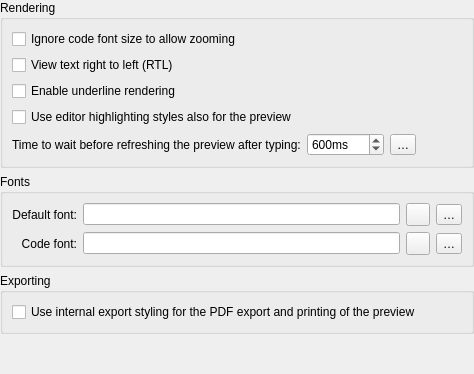
           <widget class="QWidget" name="previewFontPage">
            <layout class="QGridLayout" name="gridLayout_42">
             <property name="leftMargin">
              <number>0</number>
             </property>
             <property name="topMargin">
              <number>0</number>
             </property>
             <property name="rightMargin">
              <number>0</number>
             </property>
             <property name="bottomMargin">
              <number>0</number>
             </property>
             <item row="4" column="0">
              <spacer name="verticalSpacer_10">
               <property name="orientation">
                <enum>Qt::Vertical</enum>
               </property>
               <property name="sizeHint" stdset="0">
                <size>
                 <width>20</width>
                 <height>40</height>
                </size>
               </property>
              </spacer>
             </item>
             <item row="1" column="0">
              <widget class="QGroupBox" name="groupBox_34">
               <property name="sizePolicy">
                <sizepolicy hsizetype="Minimum" vsizetype="Preferred">
                 <horstretch>0</horstretch>
                 <verstretch>0</verstretch>
                </sizepolicy>
               </property>
               <property name="title">
                <string>Rendering</string>
               </property>
               <layout class="QGridLayout" name="gridLayout_82">
                <item row="4" column="0">
                 <widget class="QLabel" name="cursorWidthLabel_2">
                  <property name="text">
                   <string>Time to wait before refreshing the preview after typing:</string>
                  </property>
                 </widget>
                </item>
                <item row="4" column="2">
                 <widget class="QToolButton" name="noteTextViewRefreshDebounceTimeResetButton">
                  <property name="toolTip">
                   <string>Reset the debounce time</string>
                  </property>
                  <property name="text">
                   <string notr="true">…</string>
                  </property>
                  <property name="icon">
                   <iconset theme="edit-clear" resource="../breeze-qownnotes.qrc">
                    <normaloff>:/icons/breeze-qownnotes/16x16/edit-clear.svg</normaloff>:/icons/breeze-qownnotes/16x16/edit-clear.svg</iconset>
                  </property>
                 </widget>
                </item>
                <item row="4" column="1">
                 <widget class="QSpinBox" name="noteTextViewRefreshDebounceTimeSpinBox">
                  <property name="toolTip">
                   <string>0ms means don't wait for the typing to stop</string>
                  </property>
                  <property name="suffix">
                   <string notr="true">ms</string>
                  </property>
                  <property name="minimum">
                   <number>0</number>
                  </property>
                  <property name="maximum">
                   <number>10000</number>
                  </property>
                  <property name="value">
                   <number>600</number>
                  </property>
                 </widget>
                </item>
                <item row="4" column="3">
                 <spacer name="horizontalSpacer_17">
                  <property name="orientation">
                   <enum>Qt::Orientation::Horizontal</enum>
                  </property>
                  <property name="sizeHint" stdset="0">
                   <size>
                    <width>40</width>
                    <height>20</height>
                   </size>
                  </property>
                 </spacer>
                </item>
                <item row="3" column="0" colspan="4">
                 <widget class="QCheckBox" name="noteTextViewUseEditorStylesCheckBox">
                  <property name="text">
                   <string>Use editor highlighting styles also for the preview</string>
                  </property>
                 </widget>
                </item>
                <item row="2" column="0" colspan="2">
                 <widget class="QCheckBox" name="noteTextViewUnderlineCheckBox">
                  <property name="text">
                   <string>Enable underline rendering</string>
                  </property>
                 </widget>
                </item>
                <item row="1" column="0" colspan="2">
                 <widget class="QCheckBox" name="noteTextViewRTLCheckBox">
                  <property name="text">
                   <string>View text right to left (RTL)</string>
                  </property>
                 </widget>
                </item>
                <item row="0" column="0" colspan="2">
                 <widget class="QCheckBox" name="noteTextViewIgnoreCodeFontSizeCheckBox">
                  <property name="text">
                   <string>Ignore code font size to allow zooming</string>
                  </property>
                 </widget>
                </item>
               </layout>
              </widget>
             </item>
             <item row="3" column="0">
              <widget class="QGroupBox" name="groupBox_26">
               <property name="title">
                <string>Exporting</string>
               </property>
               <layout class="QVBoxLayout" name="verticalLayout_29">
                <item>
                 <widget class="QCheckBox" name="useInternalExportStylingCheckBox">
                  <property name="text">
                   <string>Use internal export styling for the PDF export and printing of the preview</string>
                  </property>
                 </widget>
                </item>
               </layout>
              </widget>
             </item>
             <item row="2" column="0">
              <widget class="QGroupBox" name="previewFontsGroupBox">
               <property name="sizePolicy">
                <sizepolicy hsizetype="Minimum" vsizetype="Preferred">
                 <horstretch>0</horstretch>
                 <verstretch>0</verstretch>
                </sizepolicy>
               </property>
               <property name="title">
                <string>Fonts</string>
               </property>
               <layout class="QGridLayout" name="gridLayout_6">
                <item row="0" column="1">
                 <widget class="QLineEdit" name="noteTextViewFontLabel">
                  <property name="readOnly">
                   <bool>true</bool>
                  </property>
                 </widget>
                </item>
                <item row="1" column="0">
                 <widget class="QLabel" name="noteTextViewCodeFontHeadlineLabel">
                  <property name="text">
                   <string>Code font:</string>
                  </property>
                  <property name="alignment">
                   <set>Qt::AlignmentFlag::AlignRight|Qt::AlignmentFlag::AlignTrailing|Qt::AlignmentFlag::AlignVCenter</set>
                  </property>
                 </widget>
                </item>
                <item row="1" column="2">
                 <widget class="QToolButton" name="noteTextViewCodeButton">
                  <property name="toolTip">
                   <string>Set a new font</string>
                  </property>
                  <property name="text">
                   <string/>
                  </property>
                  <property name="icon">
                   <iconset theme="gtk-select-font" resource="../breeze-qownnotes.qrc">
                    <normaloff>:/icons/breeze-qownnotes/16x16/gtk-select-font.svg</normaloff>:/icons/breeze-qownnotes/16x16/gtk-select-font.svg</iconset>
                  </property>
                 </widget>
                </item>
                <item row="1" column="3">
                 <widget class="QToolButton" name="noteTextViewCodeResetButton">
                  <property name="toolTip">
                   <string>Reset font</string>
                  </property>
                  <property name="text">
                   <string notr="true">…</string>
                  </property>
                  <property name="icon">
                   <iconset theme="edit-clear" resource="../breeze-qownnotes.qrc">
                    <normaloff>:/icons/breeze-qownnotes/16x16/edit-clear.svg</normaloff>:/icons/breeze-qownnotes/16x16/edit-clear.svg</iconset>
                  </property>
                 </widget>
                </item>
                <item row="0" column="2">
                 <widget class="QToolButton" name="noteTextViewButton">
                  <property name="toolTip">
                   <string>Set a new font</string>
                  </property>
                  <property name="text">
                   <string/>
                  </property>
                  <property name="icon">
                   <iconset theme="gtk-select-font" resource="../breeze-qownnotes.qrc">
                    <normaloff>:/icons/breeze-qownnotes/16x16/gtk-select-font.svg</normaloff>:/icons/breeze-qownnotes/16x16/gtk-select-font.svg</iconset>
                  </property>
                 </widget>
                </item>
                <item row="1" column="1">
                 <widget class="QLineEdit" name="noteTextViewCodeFontLabel">
                  <property name="readOnly">
                   <bool>true</bool>
                  </property>
                 </widget>
                </item>
                <item row="0" column="0">
                 <widget class="QLabel" name="noteTextViewFontHeadlineLabel">
                  <property name="text">
                   <string>Default font:</string>
                  </property>
                  <property name="alignment">
                   <set>Qt::AlignmentFlag::AlignRight|Qt::AlignmentFlag::AlignTrailing|Qt::AlignmentFlag::AlignVCenter</set>
                  </property>
                 </widget>
                </item>
                <item row="0" column="3">
                 <widget class="QToolButton" name="noteTextViewResetButton">
                  <property name="toolTip">
                   <string>Reset font</string>
                  </property>
                  <property name="text">
                   <string notr="true">…</string>
                  </property>
                  <property name="icon">
                   <iconset theme="edit-clear" resource="../breeze-qownnotes.qrc">
                    <normaloff>:/icons/breeze-qownnotes/16x16/edit-clear.svg</normaloff>:/icons/breeze-qownnotes/16x16/edit-clear.svg</iconset>
                  </property>
                 </widget>
                </item>
               </layout>
              </widget>
             </item>
            </layout>
           </widget>
